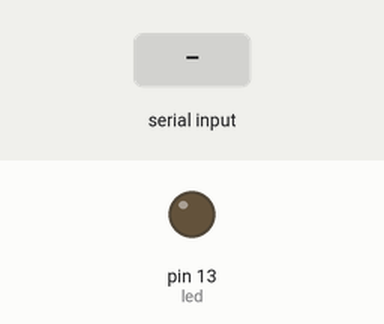
This sketch was run on a simulated Arduino Uno, built with avr-gcc and run on an emulated ATmega328P. On the bench: output pins drawn as LEDs (lit = HIGH). The inputs (shaded band) are chosen by the test bench.

Above: at 1.2 s.
1.3 s: "1" received over Serial
At 2.0 s:
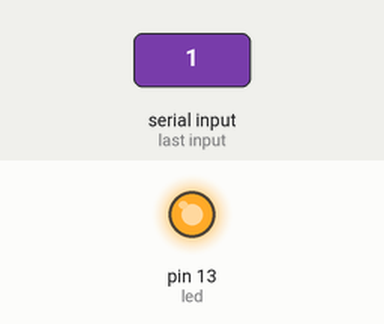
2.8 s: "2" received over Serial
At 3.2 s:
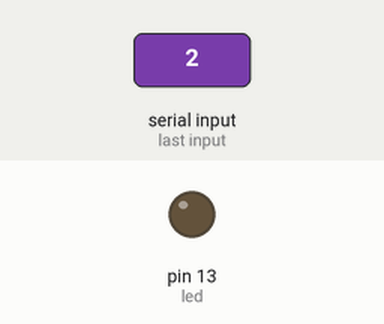
Timing chart, 0 to 5.8 s (numbered marks = the images above; inputs shaded):
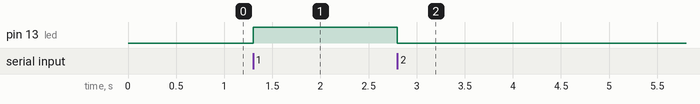

The sketch:

gamepad.ino
```cpp
int led = 13;

void setup(){
  Serial.begin(9600);
  pinMode(led, OUTPUT);
}

void loop(){
  char leitura = Serial.read();

  if(leitura == '1'){
    digitalWrite(led, HIGH);
  }
  else if(leitura == '2'){
    digitalWrite(led, LOW);
  }
}
```

Measured:
- after the input at 1.3 s, pin 13 (led): LOW → HIGH at once
- after the input at 2.8 s, pin 13 (led): HIGH → LOW at once
